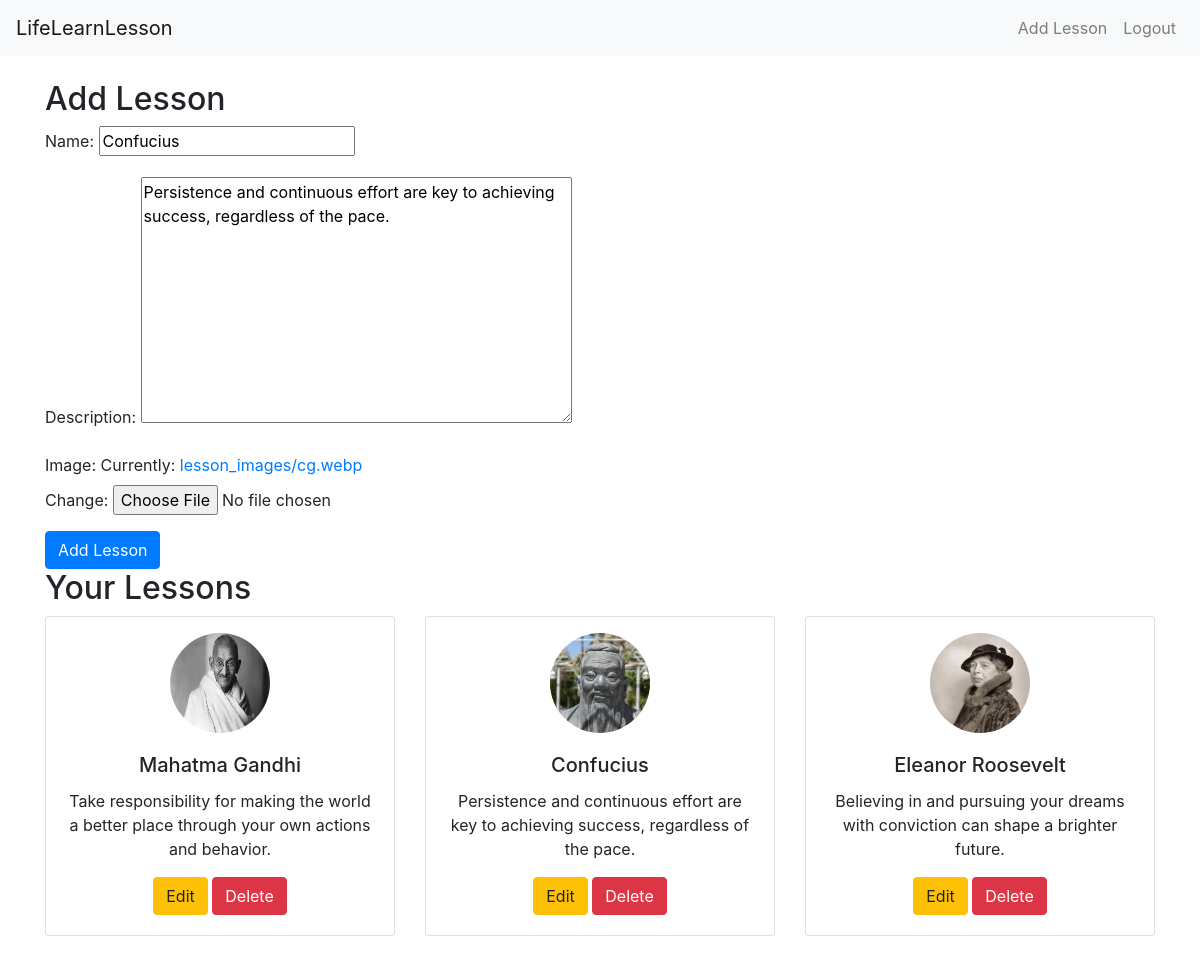
Screenshot of /edit_lesson/5/ (signed in) with the database file from the repository.
### lessons/models.py (models this page shows, shortened)
class Lesson(models.Model):
    user = models.ForeignKey(User, on_delete=models.CASCADE)
    name = models.CharField(max_length=255)
    description = models.TextField()
    image = models.ImageField(upload_to='lesson_images/')

### lessons/views.py (the view)
# urls.py: path('edit_lesson/<int:lesson_id>/', views.edit_lesson, name='edit_lesson'),
@login_required
def edit_lesson(request, lesson_id):
    lesson = get_object_or_404(Lesson, id=lesson_id, user=request.user)
    if request.method == 'POST':
        form = LessonForm(request.POST, request.FILES, instance=lesson)
        if form.is_valid():
            form.save()
            return redirect('add_lesson')
    else:
        form = LessonForm(instance=lesson)
    lessons = Lesson.objects.filter(user=request.user)
    return render(request, 'lessons/add_lesson.html', {'form': form, 'lessons': lessons})

### lessons/forms.py
class LessonForm(forms.ModelForm):
    class Meta:
        model = Lesson
        fields = ['name', 'description', 'image']

### lessons/templates/lessons/add_lesson.html (shortened to what this page needs)
{% extends 'lessons/base.html' %}
{% block content %}
<h2>Add Lesson</h2>
<form method="POST" enctype="multipart/form-data">
    {{ form.as_p }}
    <button type="submit" class="btn btn-primary">Add Lesson</button>
</form>
<h2>Your Lessons</h2>
<div class="row">
    {% for lesson in lessons %}
        <div class="col-md-4">
            <div class="card mb-4">
                <div class="d-flex justify-content-center mt-3">
                    <img class="card-img-top rounded-circle" src="{{ lesson.image.url }}" alt="{{ lesson.name }}" style="width: 100px; height: 100px;">
                </div>
                <div class="card-body text-center">
                    <h5 class="card-title">{{ lesson.name }}</h5>
                    <p class="card-text">{{ lesson.description }}</p>
                    <a href="{% url 'edit_lesson' lesson.id %}" class="btn btn-warning">Edit</a>
                    <a href="{% url 'delete_lesson' lesson.id %}" class="btn btn-danger" onclick="return confirm('Are you sure you want to delete this lesson?');">Delete</a>
                </div>
            </div>
        </div>
    {% endfor %}
</div>
{% endblock %}

### rows the page displays
Lesson: name "Confucius", description "Persistence and continuous effort are key to achieving success, regardless of the pace.", image (picture)
Lesson: image (picture), name "Mahatma Gandhi", description "Take responsibility for making the world a better place through your own actions and behavior."
Lesson: image (picture), name "Eleanor Roosevelt", description "Believing in and pursuing your dreams with conviction can shape a brighter future."
